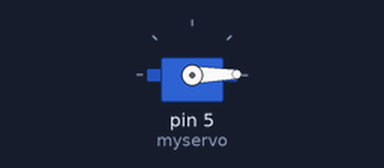
A sketch run on a simulated Arduino Uno, built with avr-gcc and run on an emulated ATmega328P. On the bench: servo.

Above: at 0.05 s.
At 2.65 s:
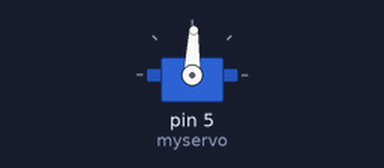
At 5.25 s:
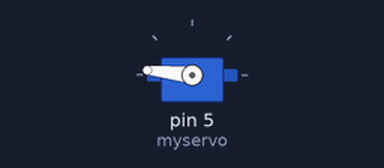
At 10.45 s:
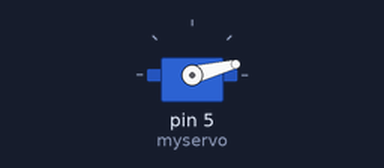
Timing chart, 0 to 14.2 s (numbered marks = the images above):
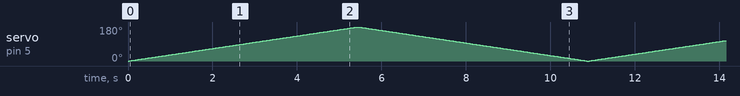

The sketch:

servomotor.ino
```cpp
#include<Servo.h>
Servo myservo;
int angle=0;

void setup()
{
  myservo.attach(5);
}


void loop()
{
  for (angle=0;angle<=180;angle++)
  {
    myservo.write(angle);
    delay(30);

  }
  for (angle=180;angle>=0;angle--)
  {
    myservo.write(angle);
    delay(30);

  }
}
```
